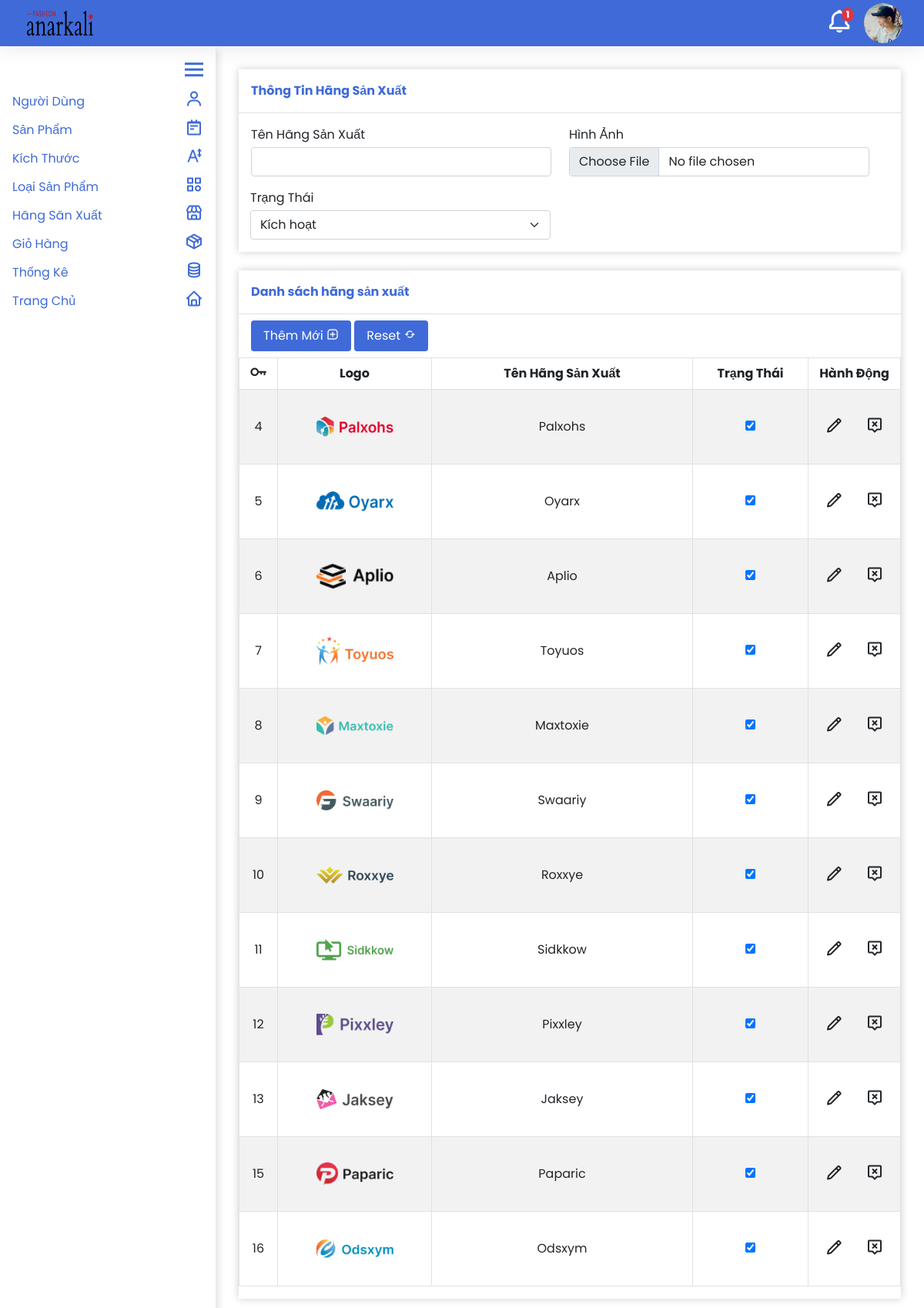
The page /quan_tri/hang_san_xuat/them_hang_san_xuat.php (signed in) on the database its author committed.
### tables this page shows
CREATE TABLE `nguoidung` (
  `TaiKhoan` varchar(64) NOT NULL,
  `MatKhau` varchar(64) NOT NULL,
  `Email` varchar(64) NOT NULL,
  `HinhAnh` varchar(68) NOT NULL,
  `Quyen` int(1) NOT NULL,
  `TrangThai` int(1) NOT NULL
);

CREATE TABLE `hangsanxuat` (
  `MaHangSanXuat` int(64) NOT NULL,
  `TenHangSanXuat` varchar(64) NOT NULL,
  `HinhAnh` varchar(68) NOT NULL,
  `TrangThai` int(1) NOT NULL
);

### quan_tri/module/database.php (called while the page is built, shortened)
<?php
  function execute_query($sql, $params=NULL) {
    $server = 'localhost';
    $username = 'root';
    $password = '';
    $dbname = 'shopthoitrang';
    $conn = new PDO("mysql:host={$server};dbname={$dbname}", $username, $password);
    $stmt = $conn->prepare($sql);
    if (isset($params))
      foreach ($params as $key => $value)
        $stmt->bindValue($key,$value,PDO::PARAM_STR);
    $stmt->execute();
    return $stmt->fetchAll();
  }
?>

### quan_tri/hang_san_xuat/them_hang_san_xuat.php (the view, shortened to what this page needs)
<!DOCTYPE html>
<html lang="en">
<head>
  <?php
    include '../module/head.php';
  ?>
</head>
<body>
  <?php
    include '../module/header.php';
    include '../module/sidebar.php';
  ?>
  <form class='body' action='xu_ly_them.php' method='post' enctype='multipart/form-data'>
    <div class='form'>
      <div class='title p-3 mb-3 border-bottom fw-bold'>Thông Tin Hãng Sản Xuất</div>
      <div class="input-group px-3 row">
        <div class='col-md-6 pb-3'>
          <div class='mb-1'>Tên Hãng Sản Xuất</div>
          <input type="text" name='TenHangSanXuat' class="form-control" id="TenHangSanXuat" required="true">
        </div>
        <div class='col-md-6 pb-3'>
          <div class='mb-1'>Hình Ảnh</div>
          <input type="file" name='HinhAnh' class="form-control" id="inputGroupFile01 HinhAnh">
        </div>
        <div class='col-md-6 pb-3'>
          <div class='mb-1'>Trạng Thái</div>
          <select name='TrangThai' class="form-select" id="inputGroupSelect01 TrangThai">
            <option value="1">Kích hoạt</option>
          </select>
        </div>
      </div>
    </div>
    <div class='table_container overflow-auto mt-4'>
      <div class='title p-3 mb-2 border-bottom fw-bold'>Danh sách hãng sản xuất</div>
      <div class='action_container ps-3'>
        <button class='button_add text-white py-2 px-3 rounded' type='submit'>Thêm Mới <i class='bx bx-message-square-add'></i></button>
        <button class='button_add text-white py-2 px-3 rounded' type='reset'>Reset <i class='bx bx-refresh'></i></button>
      </div>
      <table class='table table-striped border-top mt-2 table-bordered align-middle'>
        <thead>
          <tr>
          <th style='width: 50px; min-width: 50px;' class='text-center'><i style='transform: scale(1.6);' class='bx bx-key'></i></th>
            <th class='text-center' style='min-width: 200px; width: 200px;'>Logo</th>
            <th style='min-width: 200px;' class='text-center'>Tên Hãng Sản Xuất</th>
            <th style='width: 150px; min-width: 150px;' class='text-center'>Trạng Thái</th>
            <th style='width: 120px; min-width: 120px;' class='text-center'>Hành Động</th>
          </tr>
        </thead>
        <tbody>
          <?php
            include_once '../module/database.php';
            $sql = 'SELECT * FROM hangsanxuat';
            $hangsanxuats = execute_query($sql);
            foreach($hangsanxuats as $hangsanxuat){
              echo "
                <tr>
                  <td class='text-center'>{$hangsanxuat['MaHangSanXuat']}</td>
                  <td class='text-center'><img src='../../data/hang_san_xuat/{$hangsanxuat['HinhAnh']}' style='width: 100px; height: 80px; object-fit:contain'></td>
                  <td class='text-center'>{$hangsanxuat['TenHangSanXuat']}</td>
                  <td class='text-center'><input onclick='return false;' type='checkbox' ".($hangsanxuat['TrangThai'] == 1 ? 'checked' : '')."></td>
                  <td class='text-center'>
                    <a class='text-dark me-3' href='sua_hang_san_xuat.php?id={$hangsanxuat['MaHangSanXuat']}'><i class='bx bx-pencil' style='transform: scale(1.5);'></i></a>
                    <a class='text-dark ms-3' href='xu_ly_xoa.php?id={$hangsanxuat['MaHangSanXuat']}'><i style='transform: scale(1.5);' class='bx bx-message-alt-x'></i></a>
                  </td>
                </tr>
              ";
            }
          ?>
        </tbody>
      </table>
    </div>
  </form>
</body>
</html>

### quan_tri/module/header.php
<div id='header' class='d-flex justify-content-between align-items-center container-fluid'>
  <img class='ms-3' id='logo' src="../../img/logo2.avif">
  <div class='d-flex align-items-center me-3'>
    <a class='bell_container position-relative' href='../gio_hang/quan_ly_gio_hang.php'>
      <?php
        $gio_hang = execute_query("SELECT COUNT(*) FROM giohang WHERE trangthai=0")[0][0];
        if($gio_hang > 0)
          echo "<div class='position-absolute text-decoration-none bg-danger fw-bold text-white notification_number'>{$gio_hang}</div>";
      ?>
      <i style='transform: scale(2.2);' class='bx bx-bell notification_icon text-white me-4'></i>
    </a>
    <?php
      $hinh_anh = execute_query('SELECT HinhAnh FROM nguoidung WHERE TaiKhoan=:tai_khoan', array('tai_khoan' => $_SESSION['TenTaiKhoan']))[0][0];
    ?>
    <img class='user_img' id='profile_image' src="../../data/nguoi_dung/<?php echo $hinh_anh; ?>">
  </div>
</div>

### quan_tri/style/style.css (style rules this page uses)
* { margin: 0; padding: 0; box-sizing: border-box; font-family: 'Poppins', sans-serif; }
#header { height: 60px; box-shadow: 0 0 30px rgba(0, 0, 0, 0.1); background-color: #3f6ad8; position: fixed; top: 0; left: 0; right: 0; z-index: 1000; }
#header #logo { width: 100px; height: 50px; cursor: pointer; }
#header .user_img { object-fit: cover; width: 50px; border-radius: 50px; cursor: pointer; }
#header .notification_icon { cursor: pointer; }
#header .bell_container .notification_number { z-index: 1000; left: 27%; top: -8px; font-size: 12px; padding: 0 6px; border-radius: 50%; }
.sidebar a, .body .form .title, .primary_color, .body .table_container .title { color: #3f6ad8; }
.body { margin-left: 310px; margin-top: 90px; margin-right: 30px; margin-bottom: 1000px; transition: 0.5s; }
.body .form { box-shadow: 0 0 10px rgba(0, 0, 0, 0.2); }
.body .table_container { box-shadow: 0 0 10px rgba(0, 0, 0, 0.2); }
.button_add, .button_edit, .button_reset { background-color: #3f6ad8; border: none; transition: 0.25s; }

### rows shown on the page
nguoidung: HinhAnh (picture)
hangsanxuat: MaHangSanXuat "4", HinhAnh (picture), TenHangSanXuat "Palxohs", TrangThai "☑"
hangsanxuat: MaHangSanXuat "5", HinhAnh (picture), TenHangSanXuat "Oyarx", TrangThai "☑"
hangsanxuat: MaHangSanXuat "6", HinhAnh (picture), TenHangSanXuat "Aplio", TrangThai "☑"
hangsanxuat: MaHangSanXuat "7", HinhAnh (picture), TenHangSanXuat "Toyuos", TrangThai "☑"
hangsanxuat: MaHangSanXuat "8", HinhAnh (picture), TenHangSanXuat "Maxtoxie", TrangThai "☑"
hangsanxuat: MaHangSanXuat "9", HinhAnh (picture), TenHangSanXuat "Swaariy", TrangThai "☑"
hangsanxuat: MaHangSanXuat "10", HinhAnh (picture), TenHangSanXuat "Roxxye", TrangThai "☑"
hangsanxuat: MaHangSanXuat "11", HinhAnh (picture), TenHangSanXuat "Sidkkow", TrangThai "☑"
hangsanxuat: MaHangSanXuat "12", HinhAnh (picture), TenHangSanXuat "Pixxley", TrangThai "☑"
hangsanxuat: MaHangSanXuat "13", HinhAnh (picture), TenHangSanXuat "Jaksey", TrangThai "☑"
hangsanxuat: MaHangSanXuat "15", HinhAnh (picture), TenHangSanXuat "Paparic", TrangThai "☑"
hangsanxuat: MaHangSanXuat "16", HinhAnh (picture), TenHangSanXuat "Odsxym", TrangThai "☑"

### other values the page prints
$gio_hang "1"
